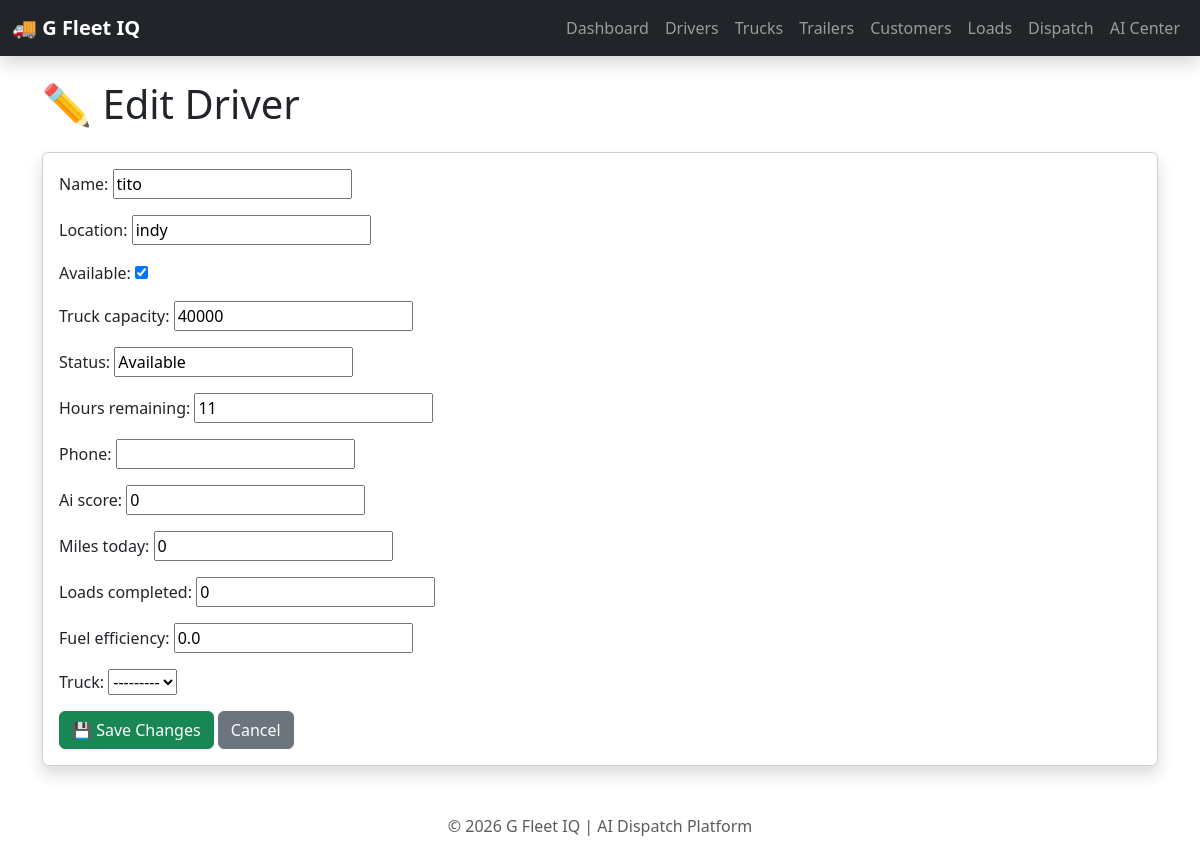
The page /drivers/1/edit/ on the database its author committed.
### fleet/models.py (models this page shows, shortened)
class Driver(models.Model):
    name = models.CharField(max_length=100)
    location = models.CharField(max_length=200)
    available = models.BooleanField(default=True)
    truck_capacity = models.IntegerField()
    status = models.CharField(
        max_length=20,
        default="Available"
    )
    hours_remaining = models.IntegerField(default=11)
    phone = models.CharField(max_length=20, blank=True)
    ai_score = models.IntegerField(default=0)
    miles_today = models.IntegerField(default=0)
    loads_completed = models.IntegerField(default=0)
    fuel_efficiency = models.FloatField(default=0)
    truck = models.ForeignKey(
        Truck,
        null=True,
        blank=True,
        on_delete=models.SET_NULL
    )

### dashboard/views.py (the view)
# urls.py: path("drivers/<int:driver_id>/edit/", views.edit_driver, name="edit_driver"),
def edit_driver(request, driver_id):
    driver = get_object_or_404(
        Driver,
        id=driver_id,
    )
    if request.method == "POST":
        form = DriverForm(
            request.POST,
            instance=driver,
        )
        if form.is_valid():
            form.save()
            return redirect("drivers")
    else:
        form = DriverForm(
            instance=driver,
        )
    return render(
        request,
        "dashboard/edit_driver.html",
        {
            "driver": driver,
            "form": form,
        },
    )

### dashboard/forms.py
class DriverForm(forms.ModelForm):
    class Meta:
        model = Driver
        fields = "__all__"

### fleet/models.py (called while the page is built)
    def __str__(self):
        return self.unit_number

### dashboard/templates/dashboard/edit_driver.html (shortened to what this page needs)
{% extends "dashboard/base.html" %}
{% block content %}
<h1 class="mb-4">✏️ Edit Driver</h1>
<div class="card shadow">
    <div class="card-body">
        <form method="POST">
            {{ form.as_p }}
            <button type="submit" class="btn btn-success">
                💾 Save Changes
            </button>
            <a href="/drivers/" class="btn btn-secondary">
                Cancel
            </a>
        </form>
    </div>
</div>
{% endblock %}

### rows shown on the page
Driver: name "tito", location "indy", available "☑", truck_capacity "40000", status "Available", hours_remaining "11", ai_score "0", miles_today "0", loads_completed "0", fuel_efficiency "0.0", truck "---------"
